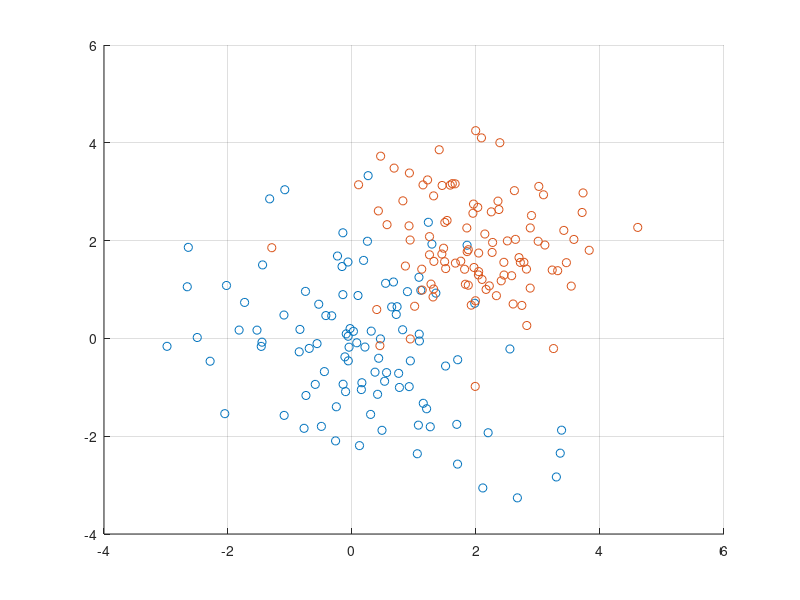

Reproduce this figure in MATLAB. (Note: this script raises an error after producing the figure.)
clear;
close all;
clc;

N = 100;

rng('default')  % For reproducibility

mu1 = [0 0];
Sigma1 = [2 -1; -1 2]; %R1 = chol(Sigma1);
%A1 = repmat(mu1,N,1) + randn(N,2)*R1;
A1 = mvnrnd(mu1, Sigma1, N);
 
mu2 = [2 2];
Sigma2 = [1 0; 0 1]; %R2 = chol(Sigma2);
%A2 = repmat(mu2,N,1) + randn(N,2)*R2;
A2 = mvnrnd(mu2, Sigma2, N);

A = [ A1; A2 ];
d = [ -ones(100, 1); ones(100, 1) ];

figure;
scatter(A1(:, 1), A1(:, 2), 'r.'); 
hold on;
grid on;
scatter(A2(:, 1), A2(:, 2), 'b.');

test_index = 67:100;
learn_index = 1:66;
k = 6;

A_learn = [A1(learn_index, :); A2(learn_index, :)];
d_learn = [d(learn_index); d(N + learn_index)];
A_test = [A1(test_index, :); A2(test_index, :)];
d_check = [d(test_index); d(N + test_index)];

% [d_test, prob_test] = bayess(A_learn, d_learn, A_test, k);
% 
% figure;
% scatter(A_test(d_check == -1, 1), A_test(d_check == -1, 2), 'r.');
% hold on;
% grid on;
% scatter(A_test(d_check == 1, 1), A_test(d_check == 1, 2), 'b.');
% scatter(A_test(d_test == -1, 1), A_test(d_test == -1, 2), 'ro');
% hold on;
% grid on;
% scatter(A_test(d_test == 1, 1), A_test(d_test == 1, 2), 'bo');
% for i = 1:size(A_learn, 2)
%     dens1(:, i) = normpdf(A_learn(d_learn == -1, i));
%     dens2(:, i) = normpdf(A_learn(d_learn == 1, i));
% end
% 	
% figure;
% scatter(A_learn(d_learn == -1, 1), dens1(1));

% Learning classifier first trial:pr

mu1_est = mean(A_learn(d_learn == -1, :))
Sigma1_est = std(A_learn(d_learn == -1, :));

mu2_est = mean(A_learn(d_learn == 1, :))
Sigma2_est = std(A_learn(d_learn == 1, :));

% Naive Bayess classification method:

prob_1 = normpdf(A_test, mu1_est, Sigma1_est);
prob_2 = normpdf(A_test, mu2_est, Sigma2_est);

% Set plots
[A_test_sorted, i_sorted] = sort(A_test);
figure;
scatter(A_test(:, 1), prob_1(:, 1), 'r.');
plot(A_test_sorted(:, 1), prob_1(i_sorted(:, 1), 1), 'r--');
hold on;
grid on;
scatter(A_test(:, 1), prob_2(:, 1), 'b.');
plot(A_test_sorted(:, 1), prob_2(i_sorted(:, 1), 1), 'b--');

figure;
scatter(A_test(:, 2), prob_1(:, 2), 'r.');
plot(A_test_sorted(:, 2), prob_1(i_sorted(:, 2), 2), 'r--');
hold on;
grid on;
scatter(A_test(:, 2), prob_2(:, 2), 'b.');
plot(A_test_sorted(:, 2), prob_2(i_sorted(:, 2), 2), 'b--');

prob_1_mult = prob_1(:, 1) .* prob_1(:, 2);
prob_2_mult = prob_2(:, 1) .* prob_2(:, 2);

d_test = double(prob_2_mult > prob_1_mult);
d_test(d_test == 0) = -1;

p_test = zeros(size(d_test));
p_test(d_test == -1) = prob_1_mult(d_test == -1);
p_test(d_test == 1)  = prob_2_mult(d_test == 1);
p_test = p_test .* 100 ./ (prob_1_mult + prob_2_mult);

figure;
scatter(A_test(d_check == -1, 1), A_test(d_check == -1, 2), 'r.'); 
hold on;
grid on;
scatter(A_test(d_check == 1, 1), A_test(d_check == 1, 2), 'b.');

scatter(A_test(d_test == -1, 1), A_test(d_test == -1, 2), 'ro');
scatter(A_test(d_test == 1, 1), A_test(d_test == 1, 2), 'bo');

scatter(A_test(p_test < 60, 1), A_test(p_test < 60, 2), 'kx');

sum(d_check ~= d_test);

